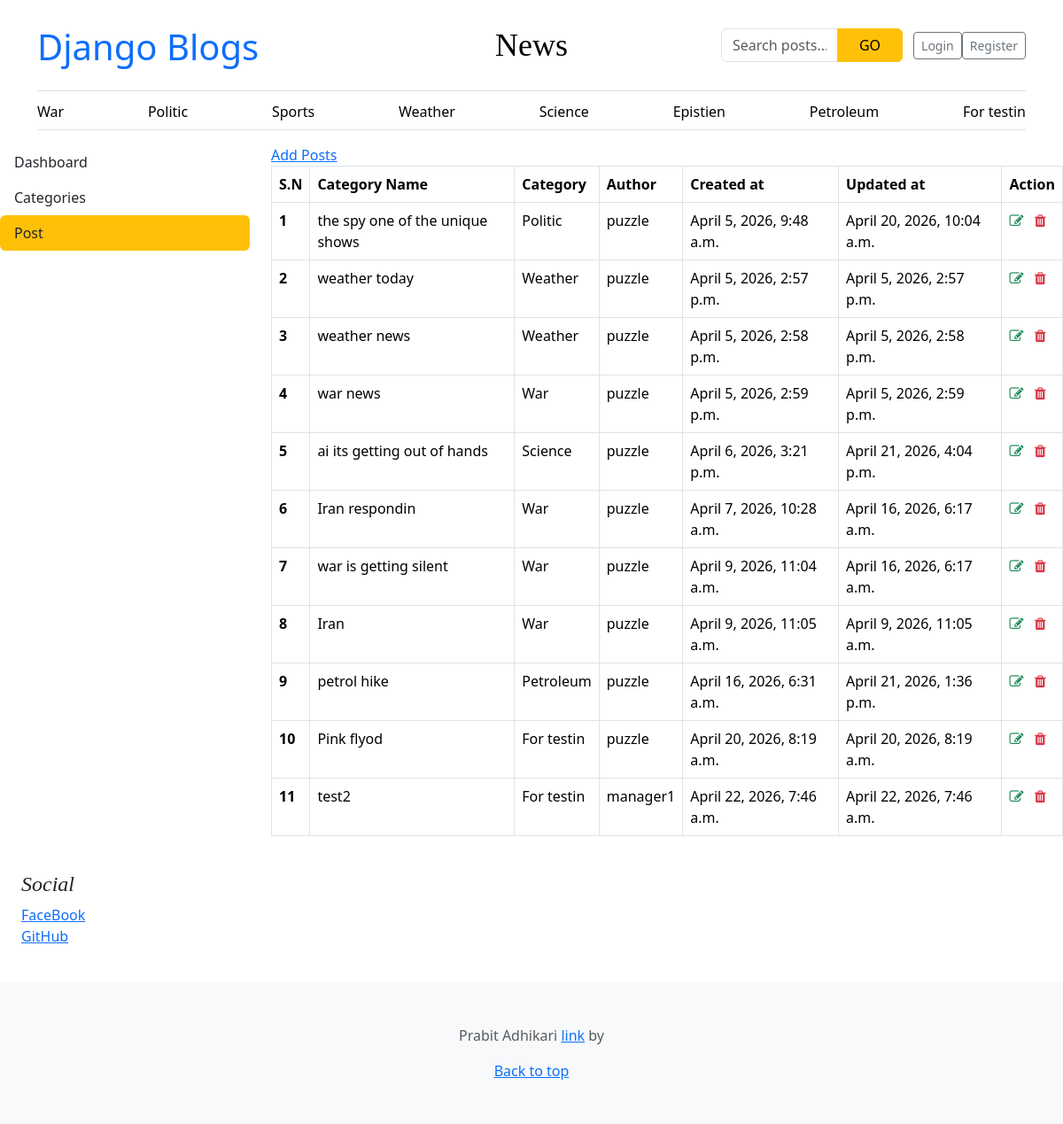
The app's page /dashboard/posts/ with its own data.
### blog/models.py (models this page shows, shortened)
class Category(models.Model):
    category_name = models.CharField(max_length=1000, unique=True)
    created_at = models.DateField(auto_now_add=True)
    updated_at = models.DateField(auto_now=True)
    class Meta:
        verbose_name_plural = 'categories'
    def __str__(self):
        return f'{self.category_name}'

class Blog(models.Model):
    title = models.CharField(max_length=100)
    slug = models.SlugField(max_length=150, unique=True, blank=True)
    category = models.ForeignKey(Category, on_delete=models.CASCADE)
    author = models.ForeignKey(User, on_delete=models.CASCADE)
    featured_image = models.ImageField(upload_to='uploads/%Y/%m/%d')
    short_description = models.TextField(max_length=500)
    blog_body = models.TextField(max_length=3000)
    status = models.IntegerField(choices=STATUS_CHOICE, default=0)
    is_featured = models.BooleanField(default=False)
    created_at = models.DateTimeField(auto_now_add=True)
    updated_at = models.DateTimeField(auto_now=True)

### about/models.py (models this page shows, shortened)
class Socials(models.Model):
    name = models.CharField(max_length=50)
    link = models.URLField(max_length=500)
    class Meta:
        verbose_name_plural = 'Social Media'

### dashboard/views.py (the view)
# urls.py: path('dashboard/posts/', views.posts, name='posts'),
def posts(request):
    posts = Blog.objects.all()
    context = {
        'posts': posts,
    }
    return render(request, 'dashboard/posts.html', context)

### blog/context_processors.py (called while the page is built)
def get_categories(request):
    categories = Category.objects.all()
    return dict(categories=categories)

def get_socials(request):
    socials = Socials.objects.all()
    return dict(socials=socials)

### blog/templates/dashboard/posts.html (shortened to what this page needs)
{% extends 'base.html' %} {% block content%}
<div class="row">
  {% include 'dashboard/sidebar.html' %}
  <div class="col-md-9">
    <div class="tab-content" id="v-pills-tabContent">
      <a href="{% url 'add_post' %}">Add Posts</a>
      <table class="table table-hover table-bordered">
        <thead>
          <tr>
            <th scope="col">S.N</th>
            <th scope="col">Category Name</th>
            <th scope="col">Category</th>
            <th scope="col">Author</th>
            <th scope="col">Created at</th>
            <th scope="col">Updated at</th>
            <th scope="col">Action</th>
          </tr>
        </thead>
        <tbody>
          {% for cat in posts %}
          <tr>
            <th scope="row">{{forloop.counter}}</th>
            <td>{{cat.title}}</td>
            <td>{{cat.category}}</td>
            <td>{{cat.author}}</td>
            <td>{{cat.created_at}}</td>
            <td>{{cat.updated_at}}</td>
            <td>
              <a href="{% url 'edit_post' cat.id %}"
                ><i class="fa fa-edit text-success"></i
              ></a>
              <a href="{% url 'delete_post' cat.id %}"
                ><i class="fa fa-trash text-danger" aria-hidden="true"></i
              ></a>
            </td>
          </tr>
          {% endfor %}
        </tbody>
      </table>
    </div>
  </div>
</div>
{% endblock%}

### blog/templates/base.html (shortened to what this page needs)
{% load static%}
<!doctype html>
<html lang="en" data-bs-theme="auto">
  <head>
    <link
      href="https://cdn.jsdelivr.net/npm/bootstrap@5.3.8/dist/css/bootstrap.min.css"
      rel="stylesheet"
    />
    <link href="{% static 'css/blog.css' %}" rel="stylesheet" />
    <link href="{% static 'css/blog.css' %}" rel="stylesheet" />
    <link
      rel="stylesheet"
      href="https://cdnjs.cloudflare.com/ajax/libs/font-awesome/4.7.0/css/font-awesome.min.css"
    />
  </head>
  <body>
    <div class="container">
      <header class="border-bottom lh-1 py-3">
        <div class="row flex-nowrap justify-content-between align-items-center">
          <div class="col-4 pt-1 fs-1">
            <a href="{% url 'home' %}" style="text-decoration: none"
              >Django Blogs</a
            >
          </div>
          <div class="col-4 text-center">
            <a
              class="blog-header-logo text-body-emphasis text-decoration-none"
              href="#"
              >News</a
            >
          </div>
          <div class="col-4 d-flex justify-content-end align-items-center">
            <div class="container py-3">
              <form
                action="{% url 'search' %}"
                method="GET"
                class="d-flex justify-content-center"
                id="search-bar"
              >
                <div class="input-group" style="max-width: 500px">
                  <input
                    type="text"
                    class="form-control"
                    placeholder="Search posts..."
                    name="keyword"
                  />
                  <button class="btn btn-warning px-4" type="submit">GO</button>
                </div>
              </form>
            </div>
            {% if user.is_authenticated %} {% if perms.auth.view_user %}
            <a
              class="btn btn-sm btn-outline-secondary"
              href="{% url 'dashboard' %}"
              >Dashboard</a
            >
            {% endif %}
            <a
              class="btn btn-sm btn-outline-secondary"
              href="{% url 'logout' %}"
              >Logout</a
            >
            {% else %}
            <a class="btn btn-sm btn-outline-secondary" href="{% url 'login' %}"
              >Login</a
            >
            <a
              class="btn btn-sm btn-outline-secondary"
              href="{% url 'register' %}"
              >Register</a
            >
            {% endif %}
          </div>
        </div>
      </header>
      <div class="nav-scroller py-1 mb-3 border-bottom">
        <nav class="nav nav-underline justify-content-between">
          {% if categories %} {% for cat in categories %}
          <a
            class="nav-item nav-link link-body-emphasis"
            href="{% url 'post_by_category' cat.id %}"
            >{{cat}}</a
          >
          {%endfor%} {% endif %}
        </nav>
      </div>
    </div>
    {% block content%} {% endblock %}
    <div class="p-4">
      <h4 class="fst-italic">Social</h4>
      <ol class="list-unstyled">
        {% for account in socials %}
        <li><a href="{{account.link}}">{{account.name}}</a></li>
        {% endfor %}
      </ol>
    </div>
    <footer class="py-5 text-center text-body-secondary bg-body-tertiary">
      <p>
        Prabit Adhikari
        <a href="https://getbootstrap.com/">link</a> by
      </p>
      <p class="mb-0"><a href="#">Back to top</a></p>
    </footer>
  </body>
</html>

### static/css/blog.css (style rules this page uses)
.blog-header-logo { font-family: "Playfair Display", Georgia, "Times New Roman", serif ; font-size: 2.25rem; }
h1, h2, h3, h4, h5, h6 { font-family: "Playfair Display", Georgia, "Times New Roman", serif ; }

### blog/templates/base.html (style rules this page uses)
.nav-scroller { position: relative; z-index: 2; height: 2.75rem; overflow-y: hidden; }
.nav-scroller .nav { display: flex; flex-wrap: nowrap; padding-bottom: 1rem; margin-top: -1px; overflow-x: auto; text-align: center; white-space: nowrap; -webkit-overflow-scrolling: touch; }

### records on screen
Category: category_name "War"
Category: category_name "Politic"
Category: category_name "Sports"
Category: category_name "Weather"
Category: category_name "Science"
Category: category_name "Epistien"
Category: category_name "Petroleum"
Category: category_name "For testin"
Blog: title "the spy one of the unique shows", category "Politic", author "puzzle", created_at "April 5, 2026, 9:48 a.m.", updated_at "April 20, 2026, 10:04 a.m."
Blog: title "weather today", category "Weather", author "puzzle", created_at "April 5, 2026, 2:57 p.m.", updated_at "April 5, 2026, 2:57 p.m."
Blog: title "weather news", category "Weather", author "puzzle", created_at "April 5, 2026, 2:58 p.m.", updated_at "April 5, 2026, 2:58 p.m."
Blog: title "war news", category "War", author "puzzle", created_at "April 5, 2026, 2:59 p.m.", updated_at "April 5, 2026, 2:59 p.m."
Blog: title "ai its getting out of hands", category "Science", author "puzzle", created_at "April 6, 2026, 3:21 p.m.", updated_at "April 21, 2026, 4:04 p.m."
Blog: title "Iran respondin", category "War", author "puzzle", created_at "April 7, 2026, 10:28 a.m.", updated_at "April 16, 2026, 6:17 a.m."
Blog: title "war is getting silent", category "War", author "puzzle", created_at "April 9, 2026, 11:04 a.m.", updated_at "April 16, 2026, 6:17 a.m."
Blog: title "Iran", category "War", author "puzzle", created_at "April 9, 2026, 11:05 a.m.", updated_at "April 9, 2026, 11:05 a.m."
Blog: title "petrol hike", category "Petroleum", author "puzzle", created_at "April 16, 2026, 6:31 a.m.", updated_at "April 21, 2026, 1:36 p.m."
Blog: title "Pink flyod", category "For testin", author "puzzle", created_at "April 20, 2026, 8:19 a.m.", updated_at "April 20, 2026, 8:19 a.m."
Blog: title "test2", category "For testin", author "manager1", created_at "April 22, 2026, 7:46 a.m.", updated_at "April 22, 2026, 7:46 a.m."
Socials: name "FaceBook"
Socials: name "GitHub"
